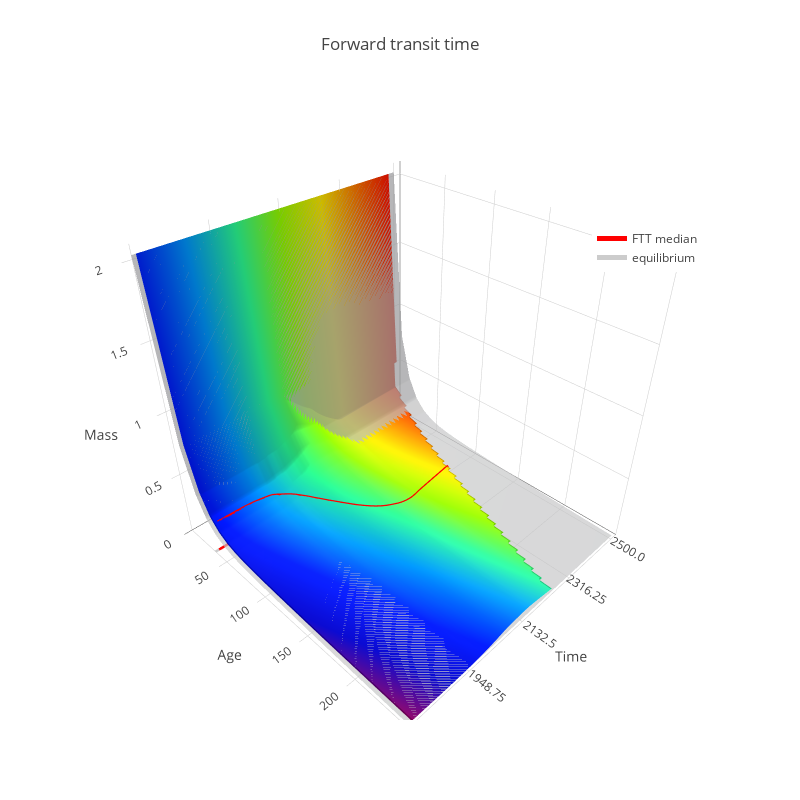

Write notebook code for a chart like this one.
### Code cell
ftt_dens_fig['layout']['legend'] = dict(x=0.8, y=0.8)
iplot(ftt_dens_fig)
